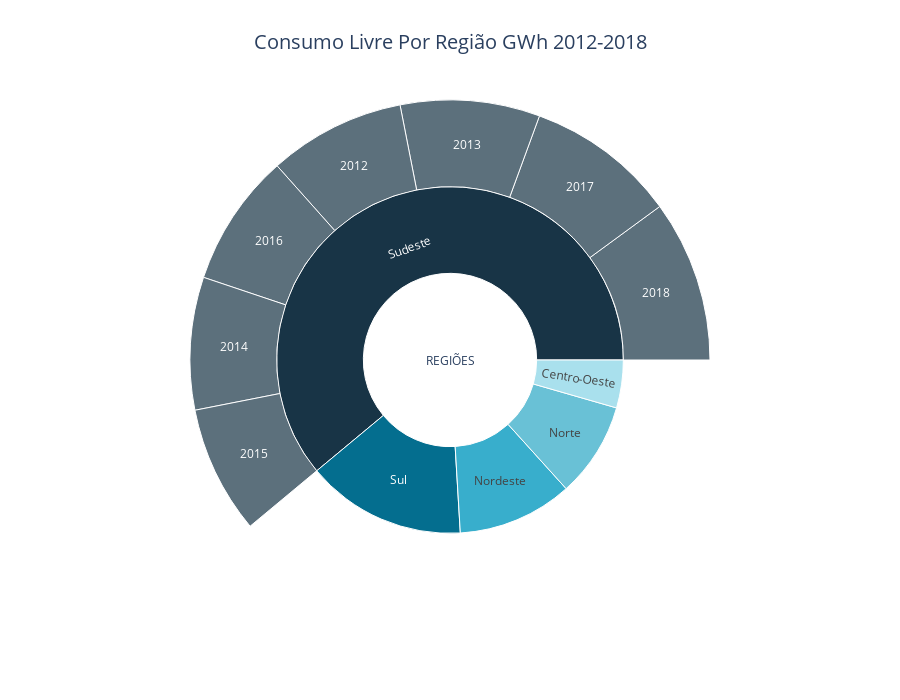

Source (notebook cell):
### Code cell
# Importação das bibliotecas
import pandas as pd
import plotly.offline as py
import plotly.graph_objs as go 
py.init_notebook_mode(connected=True)

# Leitura do arquivo.csv
df = pd.read_csv('consumo.csv', encoding='UTF-8', sep=';') # Ler o arquivo em csv, o UTF-8 Ler os acentos cedilhas
dados=df.values  # Transformação do dataframe em array

# Criação das listas vazias
dados_2012=[]
dados_2013=[]
dados_2014=[]
dados_2015=[]
dados_2016=[]
dados_2017=[]
dados_2018=[]
regioes=[]
colors=['#183446','#046E8F','#38AECC','#69C1D6','#A9E0ED'] # Atribuição das cores

# Filtragem de dados em listas usando o laço for
for dado in dados:
    # Adicionando os elementos de acordo com a posição
    regioes.append(dado[0]) 
    dados_2012.append(dado[1])
    dados_2013.append(dado[2])
    dados_2014.append(dado[3])
    dados_2015.append(dado[4])
    dados_2016.append(dado[5])
    dados_2017.append(dado[6])
    dados_2018.append(dado[7])

# exclusão dos elementos desnecessários 
del regioes[0:6]  
del dados_2012[0:6]
del dados_2013[0:6]
del dados_2014[0:6]
del dados_2015[0:6]
del dados_2016[0:6]
del dados_2017[0:6]
del dados_2018[0:6]

# Criação do gráfico Sunburst
import plotly.graph_objects as go

# Criação da lista para atribuição dos nomes que aparecem no gráfico 
labels=['REGIÕES']+ regioes+['2012']*5+['2013']*5+['2014']*5+['2015']*5+['2016']*5+['2017']*5+['2018']*5
# Atribuição de quais elementos da lista label são filhos de quem
parents=['']+['REGIÕES']*5+regioes*7 
# Atribuição dos valores referente a lista label
values=['']+[0]*5+dados_2012 +dados_2013 +dados_2014+dados_2015+dados_2016+dados_2017+dados_2018
'''print (labels)
print (parents)
print (values)'''

# Atribuição dos elementos que vão aparecer no gráfico
fig =go.Figure(go.Sunburst(labels=labels,parents=parents,values=values))
fig.update_traces(hoverinfo="label+value+percent parent") # Informações do hover
fig.update_layout(title=dict(    #"dict()"Função que atribui uma série de caracteristicas a variável(dicionário)
    text='Consumo Livre Por Região GWh 2012-2018',
    font=dict(size=20),
    xref='paper', # Área central do gráfico
    yref='container', # Área externa ao paper
    x=0.5, # Faz o posicionamento horizontal do texto de acordo com o xref
    y=0.95 # Faz o posicionamento vertical do texto de acordo com yref
),
height=700, # Condicionamento do tamanho do texto
sunburstcolorway =colors,
extendsunburstcolors = True) # Concede aos filhos do elemento pai uma variação da mesma cor

py.iplot(fig)

# Abre a página em html para plotagem do gráfico
import dash 
import dash_core_components as dcc
import dash_html_components as html
app = dash.Dash()
app.layout = html.Div([dcc.Graph(figure = fig)])
app.run_server(debug = True) # (debug= True) Faz a verificação de erros

### Figure 1 — Plotly figure (JSON) as saved in the notebook; plotly's stock layout.template omitted (floating-point values rounded to 4 significant figures)
{"data": [{"hoverinfo": "label+value+percent parent", "labels": ["REGIÕES", "Norte", "Nordeste", "Sudeste", "Sul", "Centro-Oeste", "2012", "2012", "2012", "2012", "2012", "2013", "2013", "2013", "2013", "2013", "2014", "2014", "2014", "2014", "2014", "2015", "2015", "2015", "2015", "2015", "2016", "2016", "2016", "2016", "2016", "2017", "2017", "2017", "2017", "2017", "2018", "2018", "2018", "2018", "2018"], "parents": ["", "REGIÕES", "REGIÕES", "REGIÕES", "REGIÕES", "REGIÕES", "Norte", "Nordeste", "Sudeste", "Sul", "Centro-Oeste", "Norte", "Nordeste", "Sudeste", "Sul", "Centro-Oeste", "Norte", "Nordeste", "Sudeste", "Sul", "Centro-Oeste", "Norte", "Nordeste", "Sudeste", "Sul", "Centro-Oeste", "Norte", "Nordeste", "Sudeste", "Sul", "Centro-Oeste", "Norte", "Nordeste", "Sudeste", "Sul", "Centro-Oeste", "Norte", "Nordeste", "Sudeste", "Sul", "Centro-Oeste"], "type": "sunburst", "values": ["", 0, 0, 0, 0, 0, 10.42, 14.5, 77.72, 13.4, 4.639, 10.3, 15.13, 79.3, 16.51, 5.164, 10.84, 12.66, 75.41, 16.62, 5.12, 11.12, 10.79, 72.64, 15.97, 5.304, 12.2, 11.46, 75.63, 19.54, 5.634, 13.88, 14.23, 85.52, 26.47, 7.105, 12.21, 19.41, 91.94, 27.81, 7.799]}], "layout": {"extendsunburstcolors": true, "height": 700, "sunburstcolorway": ["#183446", "#046E8F", "#38AECC", "#69C1D6", "#A9E0ED"], "title": {"font": {"size": 20}, "text": "Consumo Livre Por Região GWh 2012-2018", "x": 0.5, "xref": "paper", "y": 0.95, "yref": "container"}}}
